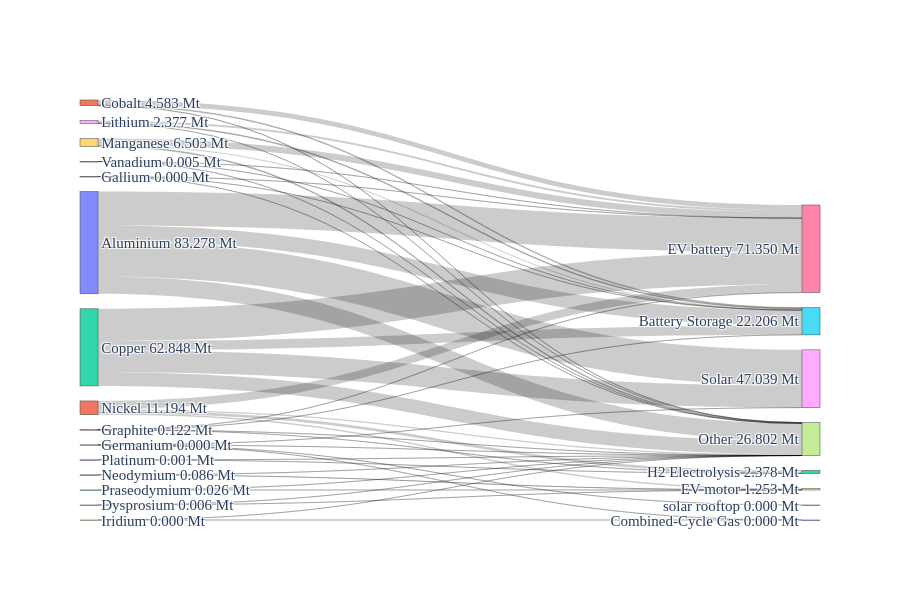

Source (notebook cell):
### Code cell
network_key = sample_low_wind
df_merged, totals_Mt = compute_mineral_usage(network_key, n, all_minerals, "Market share current", mineral_intensities, tech_scenarios)

# assuming `criticality` DataFrame exists and includes
# "GeoPolRisk Characterization Factor [eq. Kg-Cu/Kg]" and a mineral name column
plot_mineral_to_tech_sankey(
    df_merged,
    all_minerals,
    tech_col=None,
    network_name=network_key,
    mode='mass',
    # criticality_df=criticality,
    criticality_min_col=None,   # or the actual mineral name column in your `criticality` DF
    criticality_score_col="GeoPolRisk Characterization Factor [eq. Kg-Cu/Kg]",
    fmt_decimals=3
)

### Figure 1 — Plotly figure (JSON) as saved in the notebook; plotly's stock layout.template omitted (floating-point values rounded to 4 significant figures)
{"data": [{"link": {"customdata": ["Aluminium → Battery Storage: 12.501 Mt", "Aluminium → EV battery: 27.675 Mt", "Aluminium → Other: 14.005 Mt", "Aluminium → Solar: 29.096 Mt", "Cobalt → Battery Storage: 0.594 Mt", "Cobalt → EV battery: 3.976 Mt", "Cobalt → Other: 0.013 Mt", "Copper → Battery Storage: 7.575 Mt", "Copper → EV battery: 26.254 Mt", "Copper → Other: 11.077 Mt", "Copper → Solar: 17.943 Mt", "Dysprosium → EV motor: 0.006 Mt", "Dysprosium → Other: 0.000 Mt", "Gallium → Battery Storage: 0.000 Mt", "Gallium → EV battery: 0.000 Mt", "Gallium → Other: 0.000 Mt", "Germanium → Combined-Cycle Gas: 0.000 Mt", "Germanium → Other: 0.000 Mt", "Germanium → Solar: 0.000 Mt", "Germanium → solar rooftop: 0.000 Mt", "Graphite → Battery Storage: 0.022 Mt", "Graphite → EV battery: 0.056 Mt", "Graphite → H2 Electrolysis: 0.031 Mt", "Graphite → Other: 0.012 Mt", "Iridium → Combined-Cycle Gas: 0.000 Mt", "Iridium → Other: 0.000 Mt", "Lithium → Battery Storage: 0.628 Mt", "Lithium → EV battery: 1.748 Mt", "Lithium → Other: 0.000 Mt", "Manganese → Battery Storage: 0.884 Mt", "Manganese → EV battery: 4.954 Mt", "Manganese → Other: 0.665 Mt", "Neodymium → EV motor: 0.079 Mt", "Neodymium → Other: 0.007 Mt", "Nickel → EV battery: 6.683 Mt", "Nickel → EV motor: 1.143 Mt", "Nickel → H2 Electrolysis: 2.346 Mt", "Nickel → Other: 1.021 Mt", "Platinum → H2 Electrolysis: 0.000 Mt", "Platinum → Other: 0.000 Mt", "Praseodymium → EV motor: 0.024 Mt", "Praseodymium → Other: 0.002 Mt", "Vanadium → Battery Storage: 0.001 Mt", "Vanadium → EV battery: 0.003 Mt", "Vanadium → Other: 0.000 Mt"], "source": [0, 0, 0, 0, 1, 1, 1, 2, 2, 2, 2, 3, 3, 4, 4, 4, 5, 5, 5, 5, 6, 6, 6, 6, 7, 7, 8, 8, 8, 9, 9, 9, 10, 10, 11, 11, 11, 11, 13, 13, 12, 12, 14, 14, 14], "target": [15, 16, 17, 18, 15, 16, 17, 15, 16, 17, 18, 19, 17, 15, 16, 17, 20, 17, 18, 21, 15, 16, 22, 17, 20, 17, 15, 16, 17, 15, 16, 17, 19, 17, 16, 19, 22, 17, 22, 17, 19, 17, 15, 16, 17], "value": [12.5, 27.68, 14.0, 29.1, 0.5941, 3.976, 0.01301, 7.575, 26.25, 11.08, 17.94, 0.006447, 3.822e-05, 0.000138, 0.0003225, 3.393e-05, 3.436e-05, 5.028e-07, 0.0001489, 3.063e-05, 0.02222, 0.05613, 0.03112, 0.01229, 2.474e-06, 2.554e-08, 0.6283, 1.748, 0.0003034, 0.8838, 4.954, 0.6646, 0.0794, 0.006851, 6.683, 1.143, 2.346, 1.021, 0.0004991, 1.51e-05, 0.02417, 0.002066, 0.001297, 0.003139, 0.0003148]}, "node": {"customdata": [83.28, 4.583, 62.85, 0.006485, 0.0004944, 0.0002144, 0.1218, 2.5e-06, 2.377, 6.503, 0.08625, 11.19, 0.02623, 0.0005142, 0.00475, 22.21, 71.35, 26.8, 47.04, 1.253, 3.683e-05, 3.063e-05, 2.378], "label": ["Aluminium\n83.278 Mt", "Cobalt\n4.583 Mt", "Copper\n62.848 Mt", "Dysprosium\n0.006 Mt", "Gallium\n0.000 Mt", "Germanium\n0.000 Mt", "Graphite\n0.122 Mt", "Iridium\n0.000 Mt", "Lithium\n2.377 Mt", "Manganese\n6.503 Mt", "Neodymium\n0.086 Mt", "Nickel\n11.194 Mt", "Praseodymium\n0.026 Mt", "Platinum\n0.001 Mt", "Vanadium\n0.005 Mt", "Battery Storage\n22.206 Mt", "EV battery\n71.350 Mt", "Other\n26.802 Mt", "Solar\n47.039 Mt", "EV motor\n1.253 Mt", "Combined-Cycle Gas\n0.000 Mt", "solar rooftop\n0.000 Mt", "H2 Electrolysis\n2.378 Mt"], "pad": 15, "thickness": 18}, "type": "sankey"}], "layout": {"font": {"family": "Georgia, serif, Arial, sans-serif", "size": 15}, "height": 600, "title": {"text": ""}, "width": 900}}
